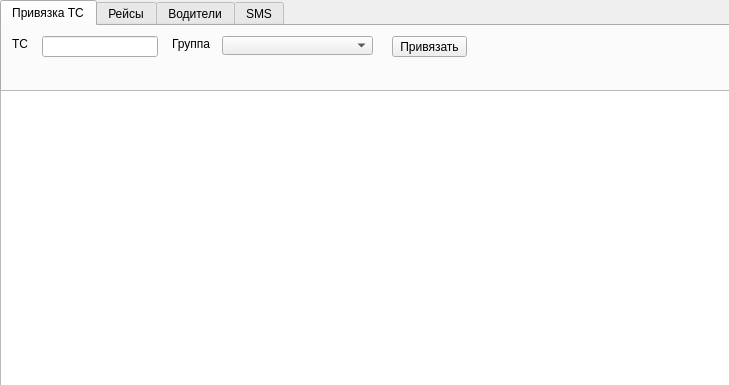
<?xml version="1.0" encoding="UTF-8"?>
<ui version="4.0">
 <author>Anton.Dmitriev</author>
 <class>Form</class>
 <widget class="QWidget" name="Form">
  <property name="geometry">
   <rect>
    <x>0</x>
    <y>0</y>
    <width>729</width>
    <height>385</height>
   </rect>
  </property>
  <property name="windowTitle">
   <string>X5T Support Assistant v 3.0</string>
  </property>
  <widget class="QTabWidget" name="tabWidget">
   <property name="geometry">
    <rect>
     <x>0</x>
     <y>0</y>
     <width>731</width>
     <height>101</height>
    </rect>
   </property>
   <property name="currentIndex">
    <number>0</number>
   </property>
   <widget class="QWidget" name="tab">
    <attribute name="title">
     <string>Привязка ТС</string>
    </attribute>
    <widget class="QLabel" name="label">
     <property name="geometry">
      <rect>
       <x>10</x>
       <y>10</y>
       <width>21</width>
       <height>16</height>
      </rect>
     </property>
     <property name="text">
      <string>ТС</string>
     </property>
    </widget>
    <widget class="QLabel" name="label_2">
     <property name="geometry">
      <rect>
       <x>170</x>
       <y>10</y>
       <width>41</width>
       <height>16</height>
      </rect>
     </property>
     <property name="text">
      <string>Группа</string>
     </property>
    </widget>
    <widget class="QComboBox" name="vehicleGroupCombo">
     <property name="geometry">
      <rect>
       <x>220</x>
       <y>10</y>
       <width>151</width>
       <height>19</height>
      </rect>
     </property>
    </widget>
    <widget class="QPushButton" name="pushButton">
     <property name="geometry">
      <rect>
       <x>390</x>
       <y>10</y>
       <width>75</width>
       <height>21</height>
      </rect>
     </property>
     <property name="text">
      <string>Привязать</string>
     </property>
    </widget>
    <widget class="QWidget" name="layoutWidget">
     <property name="geometry">
      <rect>
       <x>40</x>
       <y>10</y>
       <width>116</width>
       <height>21</height>
      </rect>
     </property>
     <layout class="QVBoxLayout" name="verticalLayout">
      <item>
       <widget class="QLineEdit" name="vehInput"/>
      </item>
     </layout>
    </widget>
   </widget>
   <widget class="QWidget" name="tab_2">
    <attribute name="title">
     <string>Рейсы</string>
    </attribute>
    <widget class="QLabel" name="label_3">
     <property name="geometry">
      <rect>
       <x>10</x>
       <y>10</y>
       <width>41</width>
       <height>16</height>
      </rect>
     </property>
     <property name="text">
      <string>X5T ID</string>
     </property>
    </widget>
    <widget class="QLineEdit" name="raceNumber">
     <property name="geometry">
      <rect>
       <x>50</x>
       <y>10</y>
       <width>151</width>
       <height>19</height>
      </rect>
     </property>
    </widget>
    <widget class="QPushButton" name="pushButton_2">
     <property name="geometry">
      <rect>
       <x>220</x>
       <y>10</y>
       <width>75</width>
       <height>21</height>
      </rect>
     </property>
     <property name="text">
      <string>-&gt; X5T ID</string>
     </property>
    </widget>
    <widget class="QPushButton" name="pushButton_3">
     <property name="geometry">
      <rect>
       <x>10</x>
       <y>40</y>
       <width>75</width>
       <height>21</height>
      </rect>
     </property>
     <property name="text">
      <string>Прожать</string>
     </property>
    </widget>
    <widget class="QPushButton" name="pushButton_4">
     <property name="geometry">
      <rect>
       <x>100</x>
       <y>40</y>
       <width>75</width>
       <height>21</height>
      </rect>
     </property>
     <property name="text">
      <string>Отменить</string>
     </property>
    </widget>
    <widget class="QPushButton" name="pushButton_5">
     <property name="geometry">
      <rect>
       <x>190</x>
       <y>40</y>
       <width>75</width>
       <height>21</height>
      </rect>
     </property>
     <property name="text">
      <string>Завершить</string>
     </property>
    </widget>
    <widget class="QPushButton" name="pushButton_6">
     <property name="geometry">
      <rect>
       <x>280</x>
       <y>40</y>
       <width>75</width>
       <height>21</height>
      </rect>
     </property>
     <property name="text">
      <string>Чекпоинты</string>
     </property>
    </widget>
    <widget class="QPushButton" name="pushButton_15">
     <property name="geometry">
      <rect>
       <x>624</x>
       <y>40</y>
       <width>91</width>
       <height>21</height>
      </rect>
     </property>
     <property name="text">
      <string>Бафнуть X5T</string>
     </property>
    </widget>
   </widget>
   <widget class="QWidget" name="tab_3">
    <attribute name="title">
     <string>Водители</string>
    </attribute>
    <widget class="QLabel" name="label_4">
     <property name="geometry">
      <rect>
       <x>10</x>
       <y>10</y>
       <width>41</width>
       <height>16</height>
      </rect>
     </property>
     <property name="text">
      <string>Таб.н.</string>
     </property>
    </widget>
    <widget class="QLineEdit" name="driverNumber">
     <property name="geometry">
      <rect>
       <x>50</x>
       <y>10</y>
       <width>151</width>
       <height>19</height>
      </rect>
     </property>
    </widget>
    <widget class="QPushButton" name="pushButton_7">
     <property name="geometry">
      <rect>
       <x>370</x>
       <y>10</y>
       <width>75</width>
       <height>23</height>
      </rect>
     </property>
     <property name="text">
      <string>Фичи</string>
     </property>
    </widget>
    <widget class="QComboBox" name="featureNumber">
     <property name="geometry">
      <rect>
       <x>460</x>
       <y>10</y>
       <width>61</width>
       <height>21</height>
      </rect>
     </property>
    </widget>
    <widget class="QPushButton" name="pushButton_8">
     <property name="geometry">
      <rect>
       <x>530</x>
       <y>10</y>
       <width>86</width>
       <height>23</height>
      </rect>
     </property>
     <property name="text">
      <string>Добавить фичу</string>
     </property>
    </widget>
    <widget class="QPushButton" name="pushButton_9">
     <property name="geometry">
      <rect>
       <x>630</x>
       <y>10</y>
       <width>79</width>
       <height>23</height>
      </rect>
     </property>
     <property name="text">
      <string>Удалить фичу</string>
     </property>
    </widget>
    <widget class="QPushButton" name="pushButton_10">
     <property name="geometry">
      <rect>
       <x>370</x>
       <y>40</y>
       <width>75</width>
       <height>23</height>
      </rect>
     </property>
     <property name="text">
      <string>ШК ОТ/ВС</string>
     </property>
    </widget>
    <widget class="QPushButton" name="pushButton_11">
     <property name="geometry">
      <rect>
       <x>460</x>
       <y>40</y>
       <width>112</width>
       <height>23</height>
      </rect>
     </property>
     <property name="text">
      <string>Обновить ШК ОТ/ВС</string>
     </property>
    </widget>
    <widget class="QPushButton" name="pushButton_12">
     <property name="geometry">
      <rect>
       <x>10</x>
       <y>40</y>
       <width>89</width>
       <height>23</height>
      </rect>
     </property>
     <property name="text">
      <string>Показать рейсы</string>
     </property>
    </widget>
    <widget class="QPushButton" name="pushButton_13">
     <property name="geometry">
      <rect>
       <x>620</x>
       <y>40</y>
       <width>94</width>
       <height>23</height>
      </rect>
     </property>
     <property name="text">
      <string>Сбросить пароль</string>
     </property>
    </widget>
    <widget class="QPushButton" name="pushButton_16">
     <property name="geometry">
      <rect>
       <x>110</x>
       <y>40</y>
       <width>85</width>
       <height>23</height>
      </rect>
     </property>
     <property name="text">
      <string>Путевые листы</string>
     </property>
    </widget>
    <widget class="QPushButton" name="pushButton_17">
     <property name="geometry">
      <rect>
       <x>210</x>
       <y>10</y>
       <width>51</width>
       <height>23</height>
      </rect>
     </property>
     <property name="text">
      <string>Инфо</string>
     </property>
    </widget>
    <widget class="QPushButton" name="pushButton_18">
     <property name="geometry">
      <rect>
       <x>210</x>
       <y>40</y>
       <width>51</width>
       <height>23</height>
      </rect>
     </property>
     <property name="text">
      <string>ВТК</string>
     </property>
    </widget>
   </widget>
   <widget class="QWidget" name="tab_4">
    <attribute name="title">
     <string>SMS</string>
    </attribute>
    <widget class="QTextEdit" name="textEdit">
     <property name="geometry">
      <rect>
       <x>150</x>
       <y>10</y>
       <width>381</width>
       <height>51</height>
      </rect>
     </property>
    </widget>
    <widget class="QLineEdit" name="lineEdit_4">
     <property name="geometry">
      <rect>
       <x>10</x>
       <y>10</y>
       <width>131</width>
       <height>21</height>
      </rect>
     </property>
    </widget>
    <widget class="QPushButton" name="pushButton_14">
     <property name="geometry">
      <rect>
       <x>10</x>
       <y>40</y>
       <width>131</width>
       <height>21</height>
      </rect>
     </property>
     <property name="text">
      <string>Отправить СМС</string>
     </property>
    </widget>
    <widget class="QComboBox" name="Sms">
     <property name="geometry">
      <rect>
       <x>550</x>
       <y>10</y>
       <width>171</width>
       <height>21</height>
      </rect>
     </property>
    </widget>
   </widget>
  </widget>
  <widget class="QTextEdit" name="output">
   <property name="geometry">
    <rect>
     <x>0</x>
     <y>90</y>
     <width>731</width>
     <height>301</height>
    </rect>
   </property>
   <property name="horizontalScrollBarPolicy">
    <enum>Qt::ScrollBarAlwaysOff</enum>
   </property>
   <property name="sizeAdjustPolicy">
    <enum>QAbstractScrollArea::AdjustToContents</enum>
   </property>
   <property name="readOnly">
    <bool>true</bool>
   </property>
  </widget>
 </widget>
 <resources/>
 <connections/>
</ui>
